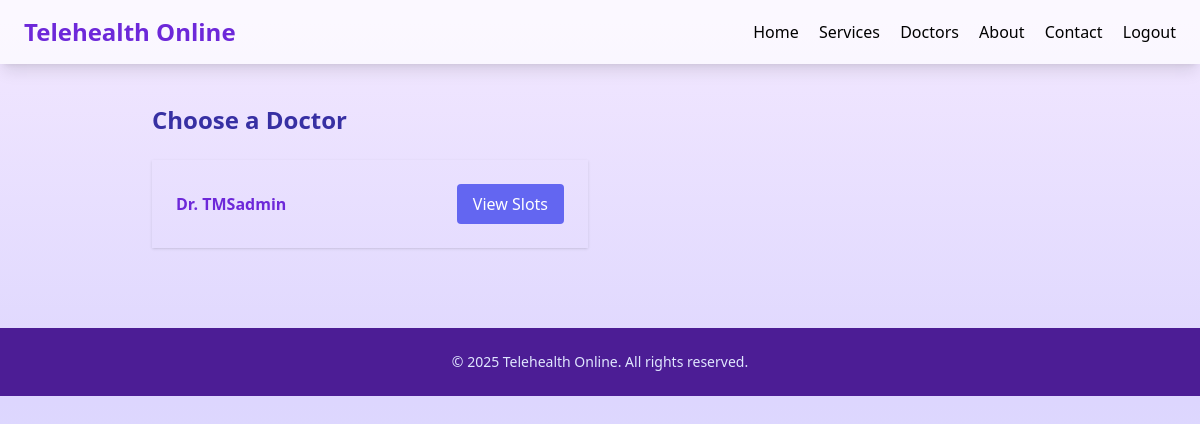
The page /appointments/doctors/ (signed in) on the database as committed earlier.
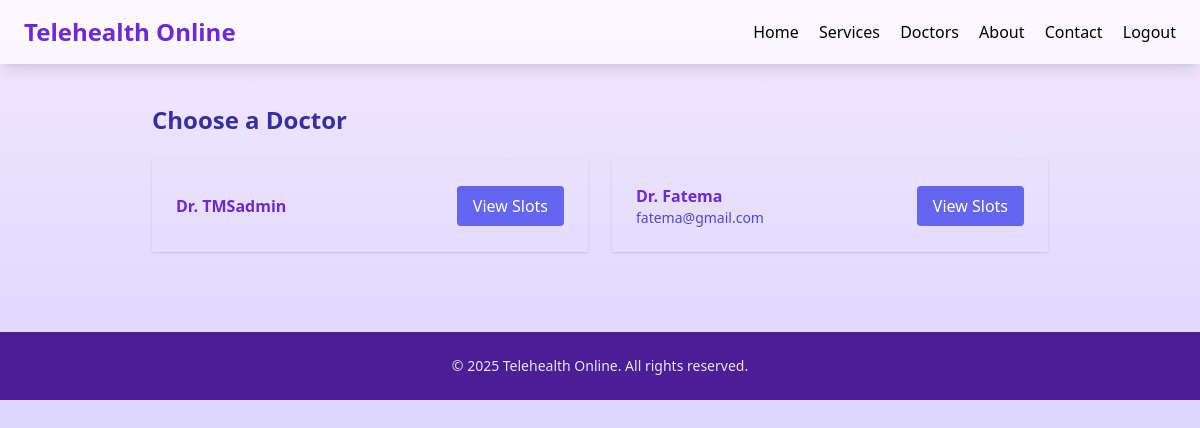
The same page on the database as committed later.
### accounts/models.py (models this page shows, shortened)
class User(AbstractUser):
    ROLE_CHOICES = (
        ('admin', 'Admin'),
        ('doctor', 'Doctor'),
        ('patient', 'Patient'),
    )
    role = models.CharField(
        max_length=10,
        choices=ROLE_CHOICES,
        default='patient'
    )
    is_approved = models.BooleanField(default=False)

### appointments/views.py (the view)
# urls.py: path("doctors/", views.doctors_list, name="doctors_list"),
@login_required
def doctors_list(request):
    doctors = User.objects.filter(is_staff=True)
    return render(request, "appointments/doctors_list.html", {
        "doctors": doctors
    })

### templates/appointments/doctors_list.html (shortened to what this page needs)
{% extends "base.html" %}
{% block content %}
<div class="max-w-4xl mx-auto py-10">
  <h2 class="text-2xl font-bold text-indigo-800 mb-6">Choose a Doctor</h2>
  <div class="grid grid-cols-1 md:grid-cols-2 gap-6">
    {% for d in doctors %}
    <div class="glass p-6 shadow flex justify-between items-center">
      <div>
        <h3 class="font-bold text-violet-700">Dr. {{ d.username }}</h3>
        <p class="text-sm text-indigo-600">{{ d.email }}</p>
      </div>
      <a
        href="{% url 'available_slots' d.id %}"
        class="px-4 py-2 bg-indigo-500 text-white rounded hover:bg-violet-600">
        View Slots
      </a>
    </div>
    {% endfor %}
  </div>
</div>
{% endblock %}

Rows that differ between the two databases and show on the page:
now on this page (row edited): User: username "Fatema", email "fatema@gmail.com"
